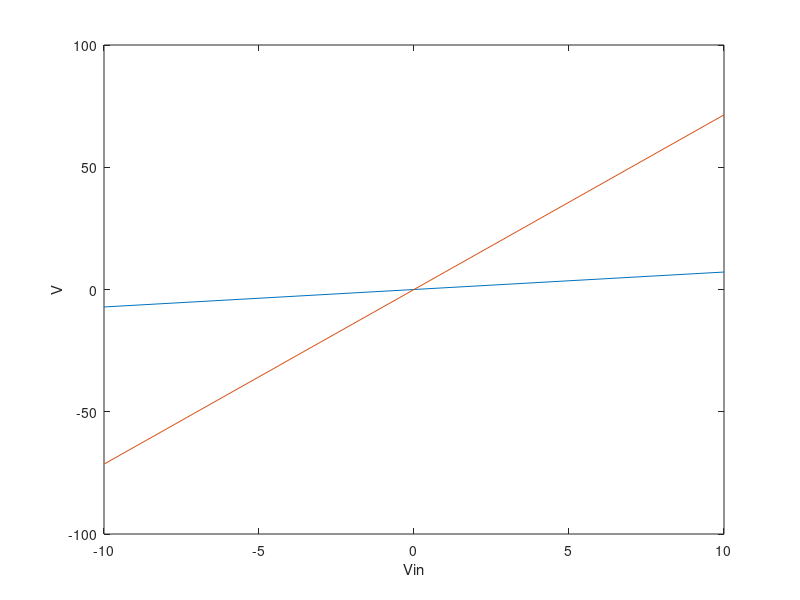

Here is the MATLAB script that generated this plot:
clear

R1 = 1;
C1 = 0.25;
R2 = 2;
L = 0.2;
R3 = 10;
a = 100;
R4 = 0.1;
Ro = 1000;

G1 = 1/R1;
G2 = 1/R2;
G3 = 1/R3;
G4 = 1/R4;
Go = 1/Ro;


%1 V1 = Vin;
%2 (d(V1-V2)/dt)*C + (V1-V2)*G1 + Iin = 0
%3 (d(V2-V1)/dt)*C + (V2-V1)*G1 + V2*G2 + IL = 0
%4 V2-V3 = L*(d(IL)/dt)  % V2-V3 - 1i*omega*(L)*IL = 0
%5 I3 = V3*G3
%6 IL+I3 = 0
%7 V4 = a*I3
%8 (V4-Vo)*G4 + I4 = 0
%9 (Vo-V4)*G4 + Vo*Go = 0


%Frequency Domain
%1 V1 = Vin;
%2 (V1-V2)*1i*omega*C + (V1-V2)*G1 + Iin = 0
%3 (V2-V1)*1i*omega*C + (V2-V1)*G1 + V2*G2 + IL = 0
%4 V2-V3 - 1i*omega*(L)*IL = 0
%5 V3*G3 - I3 = 0
%6 IL+I3 = 0
%7 V4 - a*I3 = 0
%8 (V4-Vo)*G4 + I4 = 0
%9 (Vo-V4)*G4 + Vo*Go = 0


%Qb)

omega = 0;
N = 9;

%X = [V1 V2 V3 V4 Vo Iin IL I3 I4];
n3 = 3;
no = 5;

G = zeros(N);  
F = zeros(N,1);
C = zeros(N);
CFinal = C.*(1i*omega);


G(1,1) = 1;

G(2,1) = G1; G(2,2) = -G1; G(2,6) = 1;
C(2,1) = C1; C(2,2) = -C1;

G(3,1) = -G1; G(3,2) = G1 + G2; G(3,7) = 1;
C(3,1) = -C1; C(3,2) = C1;

G(4,2) = 1; G(4,3) = -1;
C(4,7) = -L;

G(5,3) = G3; G(5,8) = -1;

G(6,7) = 1; G(6,8) = 1;

G(7,4) = 1; G(7,8) = -a;

G(8,4) = G4; G(8,5) = -G4; G(8,9) = 1;

G(9,4) = -G4; G(9,5) = G4 + Go;

V3 = [];
Vo = [];

for i = 1:21
    Vin = i-11;
    
    F(1) = Vin;
    
    V = G\F;
    V3(i) = V(n3);
    Vo(i) = V(no);
end

figure(1)
plot(-10:10,V3)
hold on
plot(-10:10,Vo)
hold off
xlabel('Vin')
ylabel('V')



